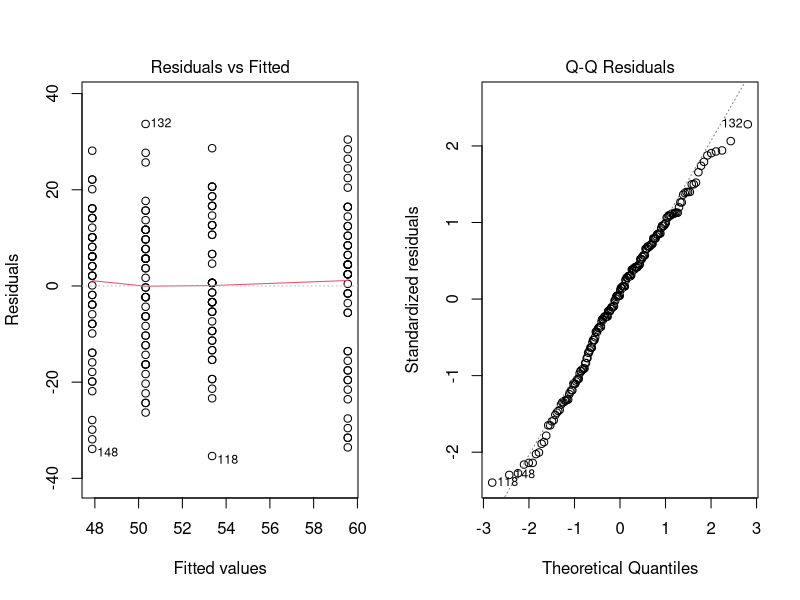
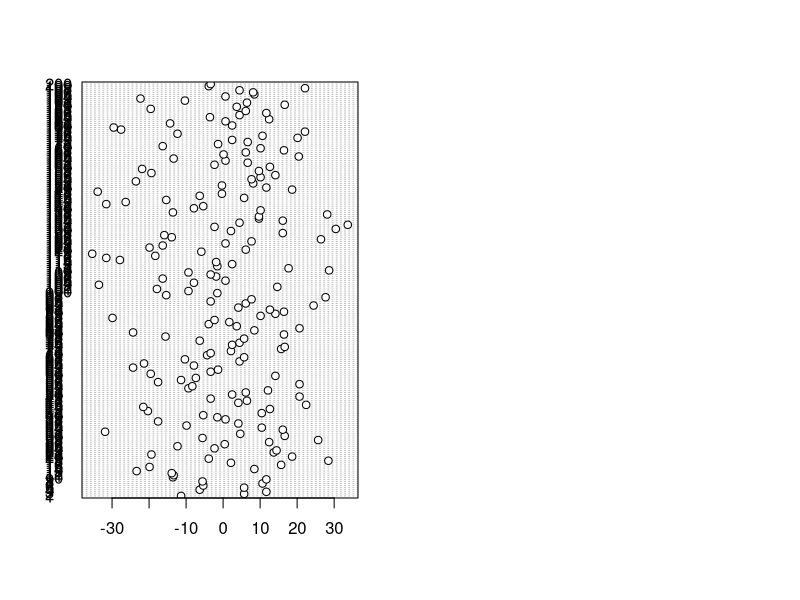

These charts were generated, in order, by the following R code:
## ---- chunk 1
data <- data <- read.csv("Exp2DataPlayback.csv")
model <- aov(Accuracy ~ Speed*Content.Type, data = data)
## ---- chunk 2
par(mfrow = c(1,2))
plot(model, which = 1)
plot(model, which = 2)
## ---- chunk 3

dotchart(model$residuals) # note the different way of extracting residuals!

## ---- chunk 4
summary(model)
